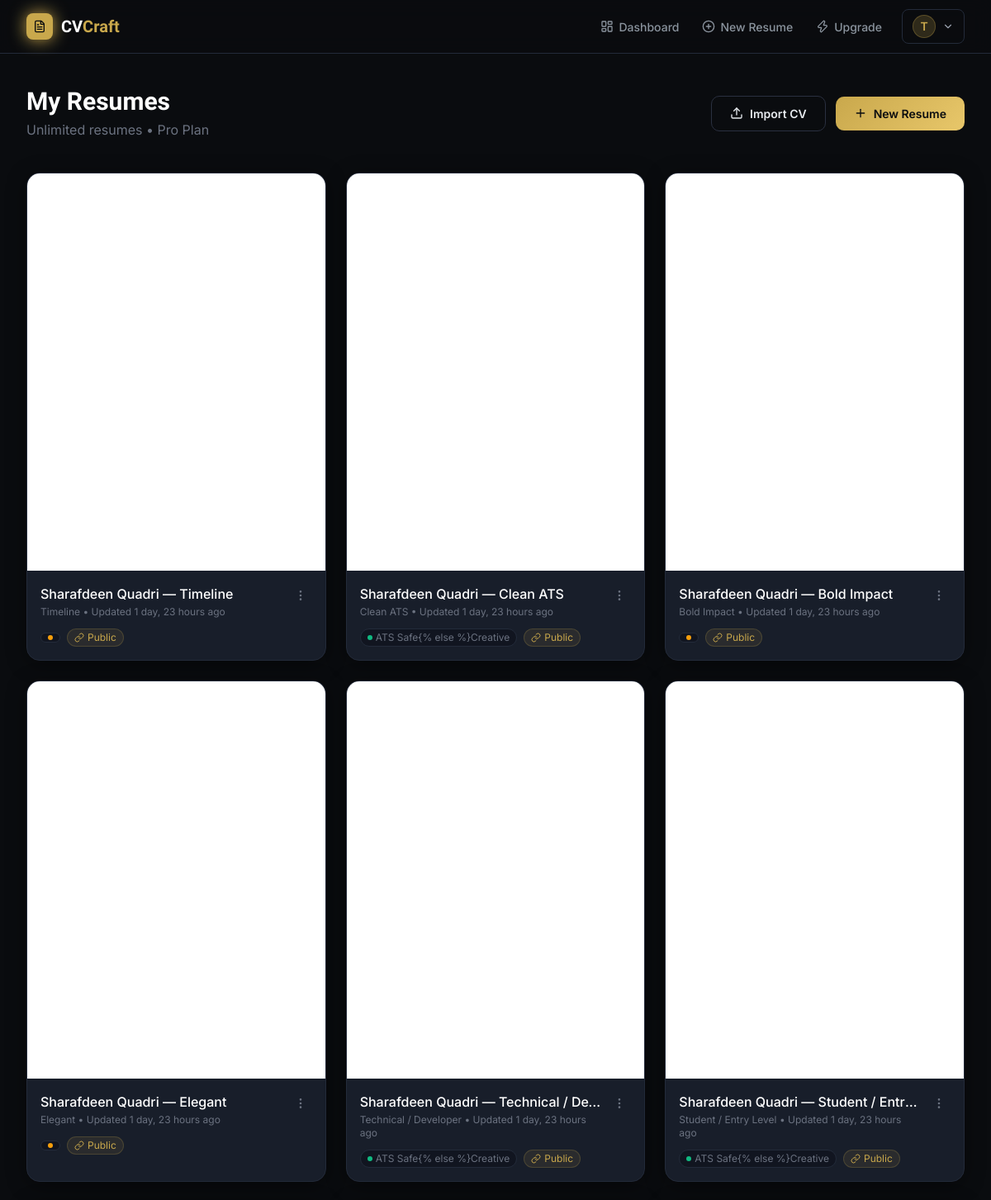
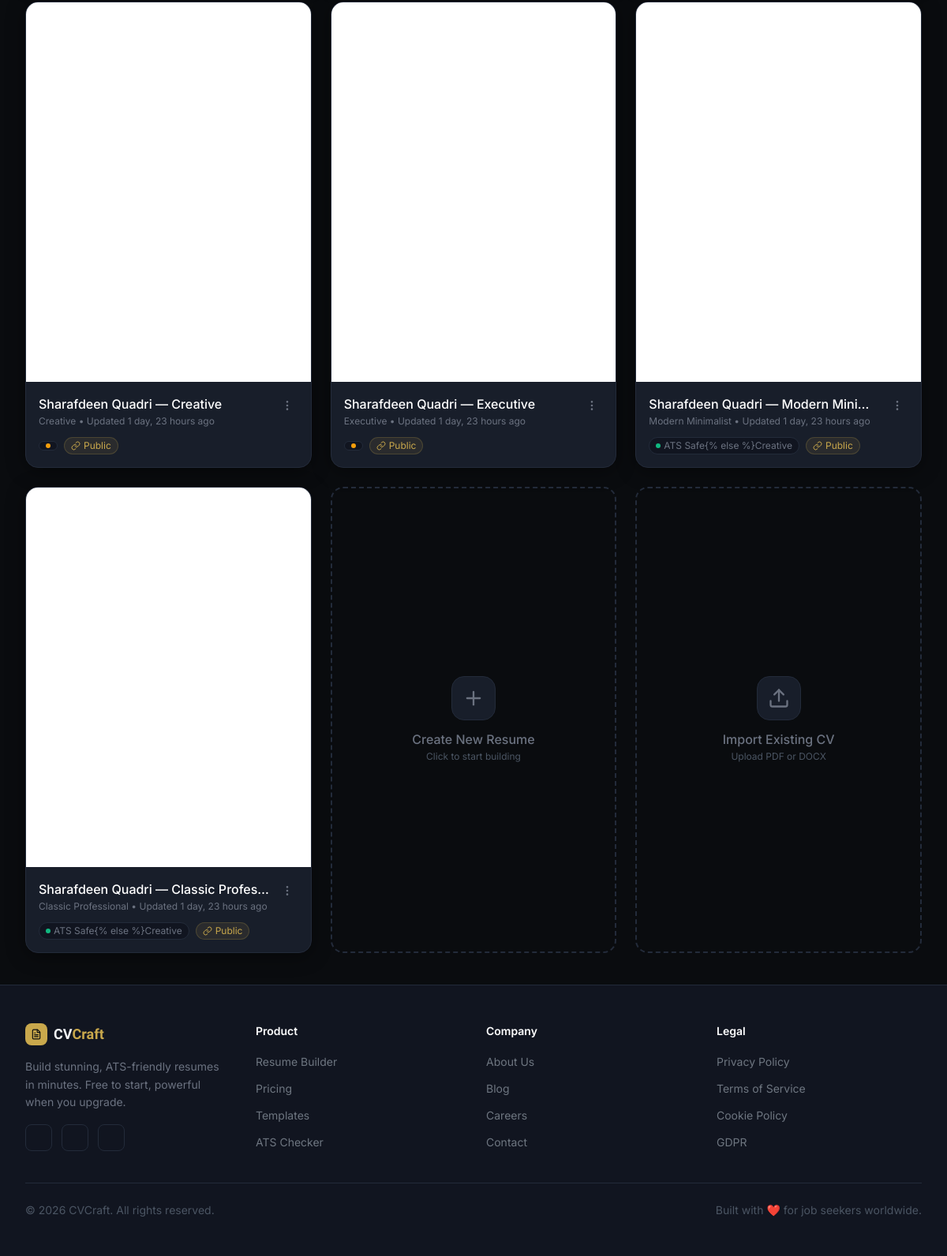
/dashboard/ (signed in), run on the app's committed database (2 pictures, top to bottom).
### resumes/models.py (models this page shows, shortened)
class Resume(models.Model):
    user = models.ForeignKey(
        User, on_delete=models.CASCADE, related_name='resumes')
    title = models.CharField(max_length=200, default='My Resume')
    template_slug = models.CharField(
        max_length=50, choices=TEMPLATE_CHOICES, default='modern')
    data = models.JSONField(default=dict)
    custom_css = models.TextField(blank=True)
    is_public = models.BooleanField(default=False)
    public_token = models.UUIDField(
        default=uuid.uuid4, unique=True, editable=False)
    created_at = models.DateTimeField(auto_now_add=True)
    updated_at = models.DateTimeField(auto_now=True)
    accent_color = models.CharField(max_length=7, default='#C9A84C')
    font_family = models.CharField(max_length=60, default='Inter')
    class Meta:
        ordering = ['-updated_at']

### resumes/views.py (the view)
# urls.py: path('dashboard/', include('resumes.urls')),
@login_required
def dashboard(request):
    resumes = Resume.objects.filter(user=request.user)
    free_limit = settings.FREE_RESUME_LIMIT
    is_pro = getattr(request.user, 'subscription',
                     None) and request.user.subscription.is_active
    can_create = is_pro or resumes.count() < free_limit
    return render(request, 'resumes/dashboard.html', {
        'resumes': resumes,
        'free_limit': free_limit,
        'is_pro': is_pro,
        'can_create': can_create,
        'resume_count': resumes.count(),
    })

### billing/models.py (called while the page is built)
    @property
    def is_active(self):
        return self.plan != 'free' and self.status in ('active', 'trialing')

### core/context_processors.py (called while the page is built)
def site_context(request):
    return {
        'site_name': 'CVCraft',
        'site_tagline': 'Build stunning, ATS-friendly resumes in minutes.',
    }

### core/templatetags/custom_filters.py (called while the page is built)
@register.filter
def split(value, arg):
    return value.split(arg)

### templates/resumes/dashboard.html (shortened to what this page needs)
{% extends 'base.html' %}
{% load custom_filters %}
{% block main_class %}bg-dark-bg{% endblock %}
{% block content %}
<div class="max-w-7xl mx-auto px-4 sm:px-6 lg:px-8 py-10">
    <div class="flex flex-col sm:flex-row justify-between items-start sm:items-center gap-4 mb-10">
        <div>
            <h1 class="text-3xl font-display font-bold text-white">My Resumes</h1>
            <p class="text-gray-500 mt-1">
                {% if is_pro %}
                Unlimited resumes &bull; Pro Plan
                {% else %}
                {{ resume_count }} / {{ free_limit }} resumes used &bull;
                <a href="{% url 'billing:pricing' %}" class="text-gold hover:text-gold-light">Upgrade for unlimited</a>
                {% endif %}
            </p>
        </div>
        <div class="flex items-center gap-3">
            <a href="{% url 'resumes:upload_cv' %}" class="btn-outline">
                <i data-lucide="upload" class="w-4 h-4"></i>
                Import CV
            </a>
            {% if can_create %}
            <a href="{% url 'resumes:create' %}" class="btn-gold">
                <i data-lucide="plus" class="w-4 h-4"></i>
                New Resume
            </a>
            {% else %}
            <a href="{% url 'billing:pricing' %}" class="btn-gold">
                <i data-lucide="zap" class="w-4 h-4"></i>
                Upgrade to Add More
            </a>
            {% endif %}
        </div>
    </div>
    {% if resumes %}
    <div class="grid grid-cols-1 sm:grid-cols-2 lg:grid-cols-3 xl:grid-cols-4 gap-6" id="resume-grid">
        {% for resume in resumes %}
        <div class="group bg-dark-card border border-dark-border rounded-2xl overflow-hidden hover:border-gold/40 transition-all duration-300 shadow-card hover:shadow-gold"
            x-data="{ menuOpen: false }">
            <a href="{% url 'resumes:builder' resume.pk %}"
                class="block relative aspect-[3/4] bg-white overflow-hidden">
            </a>
            <div class="p-4">
                <div class="flex items-start justify-between gap-2">
                    <div class="flex-1 min-w-0">
                        <h3 class="text-white font-medium truncate" id="title-{{ resume.pk }}">{{ resume.title }}</h3>
                        <p class="text-gray-500 text-xs mt-0.5">
                            {{ resume.get_template_slug_display }} &bull;
                            Updated {{ resume.updated_at|timesince }} ago
                        </p>
                    </div>
                    <div class="relative">
                        <button @click="menuOpen = !menuOpen"
                            class="p-1.5 rounded-lg hover:bg-dark-border text-gray-500 hover:text-white transition-colors">
                            <i data-lucide="more-vertical" class="w-4 h-4"></i>
                        </button>
                    </div>
                </div>
                <div class="flex items-center gap-2 mt-3">
                    <span
                        class="inline-flex items-center gap-1 px-2 py-0.5 rounded-full bg-dark-surface text-xs text-gray-500 border border-dark-border">
                        <div
                            class="w-1.5 h-1.5 rounded-full {% if resume.template_slug in 'classic,modern,clean,technical,student'|split:',' %}bg-emerald-500{% else %}bg-amber-500{% endif %}">
                        </div>
                        {% if resume.template_slug in 'classic,modern,clean,technical,student'|split:',' %}ATS Safe{%
                        else %}Creative{% endif %}
                    </span>
                    {% if resume.is_public %}
                    <span
                        class="inline-flex items-center gap-1 px-2 py-0.5 rounded-full bg-gold/10 text-xs text-gold border border-gold/20">
                        <i data-lucide="link" class="w-3 h-3"></i> Public
                    </span>
                    {% endif %}
                </div>
            </div>
        </div>
        {% endfor %}
        {% if can_create %}
        <a href="{% url 'resumes:create' %}"
            class="border-2 border-dashed border-dark-border hover:border-gold/40 rounded-2xl aspect-auto min-h-64 flex flex-col items-center justify-center gap-3 text-gray-500 hover:text-gold transition-all duration-300 group cursor-pointer">
            <div
                class="w-14 h-14 rounded-2xl bg-dark-card border border-dark-border group-hover:border-gold/30 group-hover:bg-gold/10 flex items-center justify-center transition-all">
                <i data-lucide="plus" class="w-7 h-7"></i>
            </div>
            <div class="text-center">
                <p class="font-medium">Create New Resume</p>
                <p class="text-xs text-gray-600 mt-0.5">Click to start building</p>
            </div>
        </a>
        <a href="{% url 'resumes:upload_cv' %}"
            class="border-2 border-dashed border-dark-border hover:border-gold/40 rounded-2xl aspect-auto min-h-64 flex flex-col items-center justify-center gap-3 text-gray-500 hover:text-gold transition-all duration-300 group cursor-pointer">
            <div
                class="w-14 h-14 rounded-2xl bg-dark-card border border-dark-border group-hover:border-gold/30 group-hover:bg-gold/10 flex items-center justify-center transition-all">
                <i data-lucide="upload" class="w-7 h-7"></i>
            </div>
            <div class="text-center">
                <p class="font-medium">Import Existing CV</p>
                <p class="text-xs text-gray-600 mt-0.5">Upload PDF or DOCX</p>
            </div>
        </a>
        {% endif %}
    </div>
    {% endif %}
</div>
{% endblock %}

### templates/base.html (shortened to what this page needs)
{% load static %}
<!DOCTYPE html>
<html lang="en" class="scroll-smooth">
<head>
    <script src="https://cdn.tailwindcss.com"></script>
    <link rel="stylesheet" href="{% static 'css/main.css' %}">
</head>
<body class="bg-dark-bg text-gray-100 font-sans antialiased min-h-screen flex flex-col">
    {% include 'components/navbar.html' %}
    <main class="flex-1 {% block main_class %}{% endblock %}">
        {% block content %}{% endblock %}
    </main>
    {% block footer %}
    {% include 'components/footer.html' %}
    {% endblock %}
</body>
</html>

### templates/components/navbar.html (shortened to what this page needs)
<nav class="sticky top-0 z-40 border-b border-dark-border bg-dark-bg/90 backdrop-blur-md"
    x-data="{ mobileOpen: false }">
    <div class="max-w-7xl mx-auto px-4 sm:px-6 lg:px-8">
        <div class="flex items-center justify-between h-16">
            <a href="{% url 'landing' %}" class="flex items-center gap-2.5">
                <div class="w-8 h-8 rounded-lg bg-gold flex items-center justify-center shadow-gold">
                    <i data-lucide="file-text" class="w-4 h-4 text-dark-bg"></i>
                </div>
                <span class="text-xl font-display font-bold text-white">CV<span class="text-gold">Craft</span></span>
            </a>
            <div class="hidden md:flex items-center gap-1">
                {% if user.is_authenticated %}
                <a href="{% url 'resumes:dashboard' %}" class="nav-link">
                    <i data-lucide="layout-dashboard" class="w-4 h-4"></i> Dashboard
                </a>
                <a href="{% url 'resumes:create' %}" class="nav-link">
                    <i data-lucide="plus-circle" class="w-4 h-4"></i> New Resume
                </a>
                <a href="{% url 'billing:pricing' %}" class="nav-link">
                    <i data-lucide="zap" class="w-4 h-4"></i> Upgrade
                </a>
                <div class="relative ml-2" x-data="{ open: false }">
                    <button @click="open = !open"
                        class="flex items-center gap-2 px-3 py-1.5 rounded-lg border border-dark-border hover:border-gold/40 transition-all">
                        <div
                            class="w-7 h-7 rounded-full bg-gold/20 border border-gold/30 flex items-center justify-center text-gold font-semibold text-sm">
                            {{ user.first_name|first|default:user.email|first|upper }}
                        </div>
                        <i data-lucide="chevron-down" class="w-3.5 h-3.5 text-gray-400"></i>
                    </button>
                </div>
                {% else %}
                <a href="{% url 'billing:pricing' %}" class="nav-link">Pricing</a>
                <a href="{% url 'account_login' %}" class="nav-link">Sign In</a>
                <a href="{% url 'account_signup' %}" class="btn-gold ml-2">
                    Get Started Free
                </a>
                {% endif %}
            </div>
        </div>
    </div>
</nav>

### templates/components/footer.html
<footer class="border-t border-dark-border bg-dark-surface mt-auto">
    <div class="max-w-7xl mx-auto px-4 sm:px-6 lg:px-8 py-12">
        <div class="grid grid-cols-1 md:grid-cols-4 gap-8">
            <div class="md:col-span-1">
                <a href="{% url 'landing' %}" class="flex items-center gap-2 mb-4">
                    <div class="w-7 h-7 rounded-lg bg-gold flex items-center justify-center">
                        <i data-lucide="file-text" class="w-3.5 h-3.5 text-dark-bg"></i>
                    </div>
                    <span class="text-lg font-display font-bold">CV<span class="text-gold">Craft</span></span>
                </a>
                <p class="text-gray-500 text-sm leading-relaxed">Build stunning, ATS-friendly resumes in minutes. Free
                    to start, powerful when you upgrade.</p>
                <div class="flex gap-3 mt-4">
                    <a href="#" class="social-icon" aria-label="Twitter"><i data-lucide="twitter"
                            class="w-4 h-4"></i></a>
                    <a href="#" class="social-icon" aria-label="LinkedIn"><i data-lucide="linkedin"
                            class="w-4 h-4"></i></a>
                    <a href="#" class="social-icon" aria-label="GitHub"><i data-lucide="github" class="w-4 h-4"></i></a>
                </div>
            </div>
            <div>
                <h3 class="text-sm font-semibold text-white mb-4">Product</h3>
                <ul class="space-y-2.5">
                    <li><a href="{% url 'resumes:create' %}" class="footer-link">Resume Builder</a></li>
                    <li><a href="{% url 'billing:pricing' %}" class="footer-link">Pricing</a></li>
                    <li><a href="#" class="footer-link">Templates</a></li>
                    <li><a href="#" class="footer-link">ATS Checker</a></li>
                </ul>
            </div>
            <div>
                <h3 class="text-sm font-semibold text-white mb-4">Company</h3>
                <ul class="space-y-2.5">
                    <li><a href="{% url 'about' %}" class="footer-link">About Us</a></li>
                    <li><a href="#" class="footer-link">Blog</a></li>
                    <li><a href="#" class="footer-link">Careers</a></li>
                    <li><a href="#" class="footer-link">Contact</a></li>
                </ul>
            </div>
            <div>
                <h3 class="text-sm font-semibold text-white mb-4">Legal</h3>
                <ul class="space-y-2.5">
                    <li><a href="#" class="footer-link">Privacy Policy</a></li>
                    <li><a href="#" class="footer-link">Terms of Service</a></li>
                    <li><a href="#" class="footer-link">Cookie Policy</a></li>
                    <li><a href="#" class="footer-link">GDPR</a></li>
                </ul>
            </div>
        </div>
        <div
            class="border-t border-dark-border mt-10 pt-6 flex flex-col sm:flex-row justify-between items-center gap-4">
            <p class="text-gray-600 text-sm">&copy; 2026 CVCraft. All rights reserved.</p>
            <p class="text-gray-600 text-sm">Built with ❤️ for job seekers worldwide.</p>
        </div>
    </div>
</footer>

### static/css/main.css (style rules this page uses)
.font-display { font-family: 'Sora', 'Inter', sans-serif; }
.btn-gold { display: inline-flex; align-items: center; justify-content: center; gap: 8px; padding: 10px 22px; background: linear-gradient(135deg, #C9A84C 0%, #E8C76A 100%); color: #0A0C0F; font-weight: 600; font-size: 14px; border-radius: 10px; border: none; cursor: pointer; transition: all 0.2s ease; text-decoration: none; white-space: nowrap; }
.btn-outline { display: inline-flex; align-items: center; gap: 8px; padding: 10px 22px; background: transparent; color: #E8ECF0; font-weight: 600; font-size: 14px; border-radius: 10px; border: 1.5px solid #2A3040; cursor: pointer; transition: all 0.2s; text-decoration: none; white-space: nowrap; }
.nav-link { display: inline-flex; align-items: center; gap: 6px; padding: 7px 12px; color: #8B949E; font-size: 14px; font-weight: 500; border-radius: 8px; text-decoration: none; transition: all 0.15s; }
.social-icon { width: 34px; height: 34px; border-radius: 8px; border: 1px solid #232B3A; display: flex; align-items: center; justify-content: center; color: #8B949E; text-decoration: none; transition: all 0.15s; }
.footer-link { color: #6E7680; font-size: 14px; text-decoration: none; transition: color 0.15s; }
[data-lucide] { flex-shrink: 0; }

### data on the page
Resume: title "Sharafdeen Quadri — Timeline", template_slug "Timeline", updated_at "1 day, 23 hours", is_public True (drawn)
Resume: title "Sharafdeen Quadri — Clean ATS", template_slug "Clean ATS", updated_at "1 day, 23 hours", shows "ATS Safe{% else %}Creative", is_public True (drawn)
Resume: title "Sharafdeen Quadri — Bold Impact", template_slug "Bold Impact", updated_at "1 day, 23 hours", is_public True (drawn)
Resume: title "Sharafdeen Quadri — Elegant", template_slug "Elegant", updated_at "1 day, 23 hours", is_public True (drawn)
Resume: title "Sharafdeen Quadri — Technical / De…", template_slug "Technical / Developer", updated_at "1 day, 23 hours", shows "ATS Safe{% else %}Creative", is_public True (drawn)
Resume: title "Sharafdeen Quadri — Student / Entr…", template_slug "Student / Entry Level", updated_at "1 day, 23 hours", shows "ATS Safe{% else %}Creative", is_public True (drawn)
Resume: title "Sharafdeen Quadri — Creative", template_slug "Creative", updated_at "1 day, 23 hours", is_public True (drawn)
Resume: title "Sharafdeen Quadri — Executive", template_slug "Executive", updated_at "1 day, 23 hours", is_public True (drawn)
Resume: title "Sharafdeen Quadri — Modern Mini…", template_slug "Modern Minimalist", updated_at "1 day, 23 hours", shows "ATS Safe{% else %}Creative", is_public True (drawn)
Resume: title "Sharafdeen Quadri — Classic Profes…", template_slug "Classic Professional", updated_at "1 day, 23 hours", shows "ATS Safe{% else %}Creative", is_public True (drawn)

### other printed values
{{ user.first_name|first|default:user.email|first|upper }} "T"
